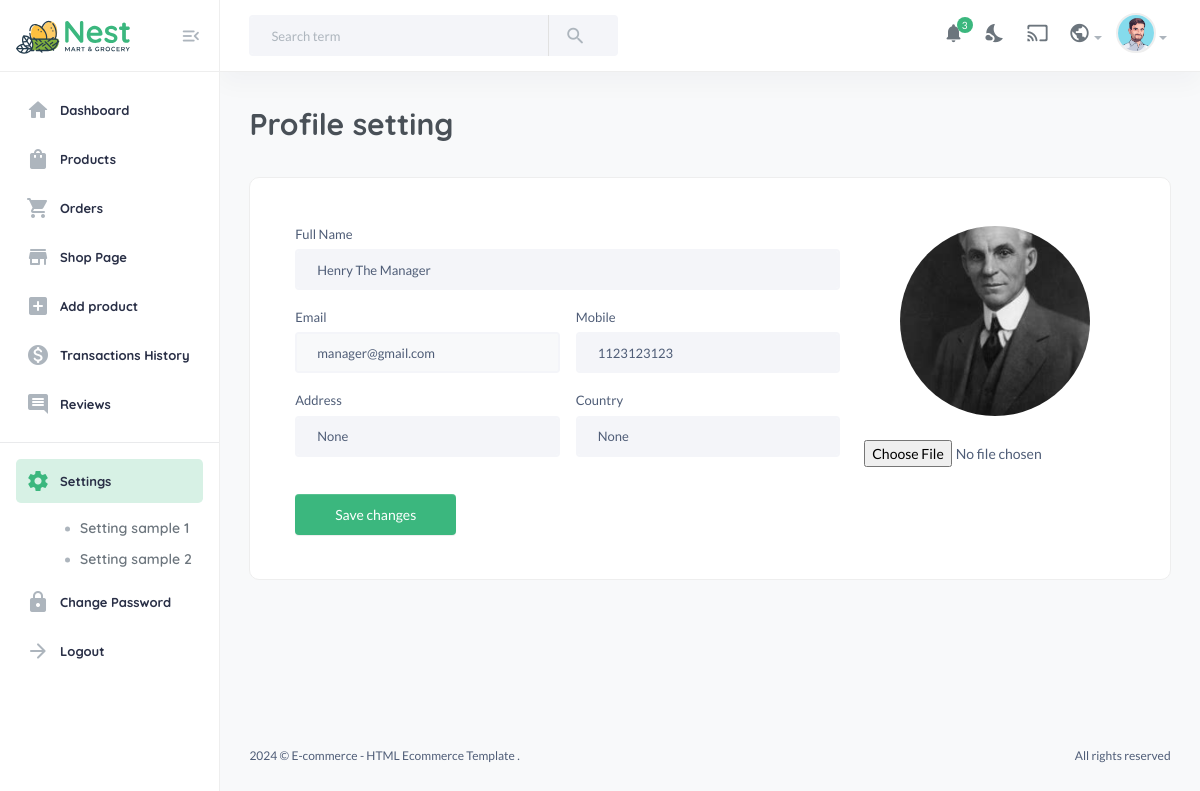
Page /useradmin/settings/ (signed in) on the earlier database version.
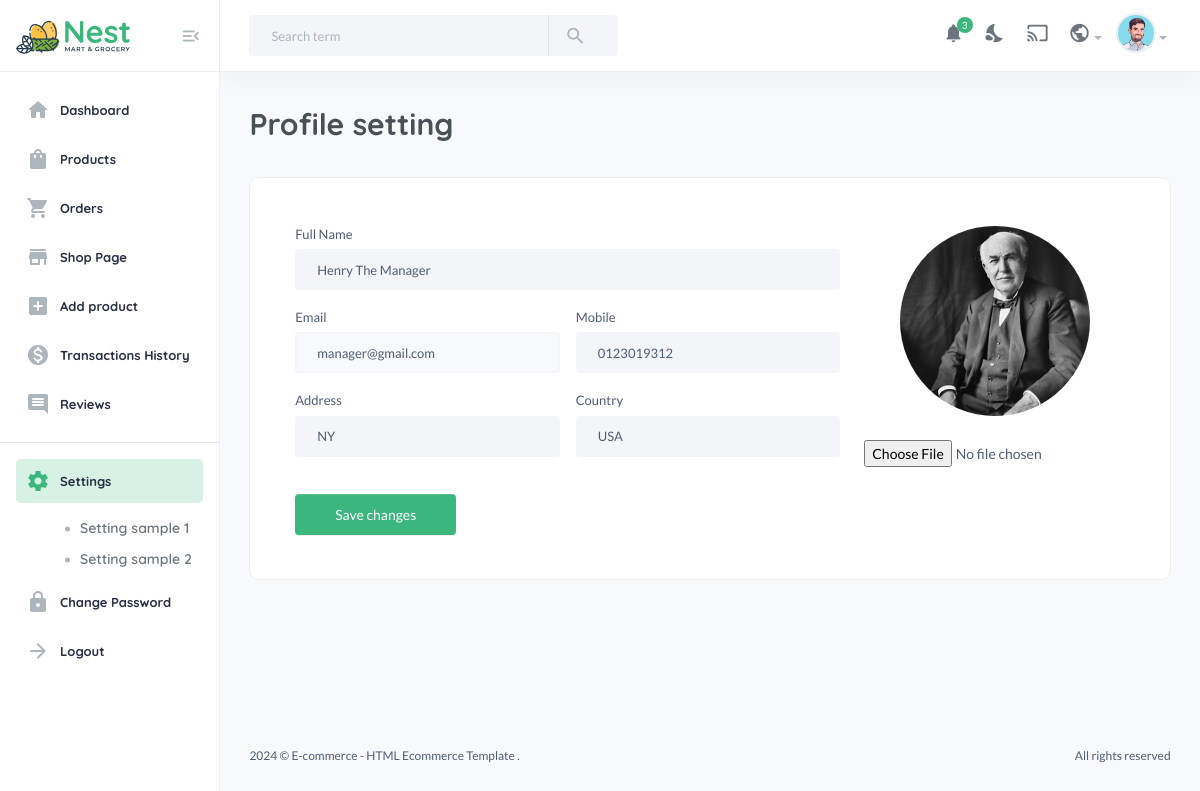
Same page on the later database version.
### userauths/models.py (models this page shows, shortened)
class User(AbstractUser):
    email = models.EmailField(unique=True, null=False)
    username = models.CharField(max_length=255)
    bio = models.CharField(max_length=255)
    USERNAME_FIELD = "email"
    REQUIRED_FIELDS = ['username']

class Profile(models.Model):
    user = models.OneToOneField(User, on_delete=models.CASCADE)
    image = models.ImageField(upload_to="image", default="image/anonymous.webp")
    full_name = models.CharField(max_length=200)
    bio = models.CharField(max_length=200, null=True, blank=True)
    phone = models.CharField(max_length=200)
    verified = models.BooleanField(default=False)
    address = models.CharField(max_length=200, null=True, blank=True)
    country = models.CharField(max_length=200, null=True, blank=True)

### useradmin/decorators.py (the view)
    def wrapper(request, *args, **kwargs):
        if not request.user.is_superuser:
            messages.warning(request, "You are not authorized to access this page.")
            return redirect('userauths:sign-in')
        return view_function(request, *args, **kwargs)

### core/context_processors.py (called while the page is built)
def default(request):
    categories = Category.objects.all()
    vendors = Vendor.objects.all()
    min_max_price = Product.objects.aggregate(Min("price"), Max("price"))
    user_wishlist = []
    if request.user.is_authenticated:
        user_wishlist = [item.product.pid for item in WishList.objects.filter(user=request.user)]
    try:
        address = Address.objects.get(user=request.user)
    except:
        address = None
    return {
        'categories': categories,
        'vendors': vendors,
        'address': address,
        'min_max_price': min_max_price,
        'user_wishlist': user_wishlist,
    }

### useradmin/views.py (called while the page is built, shortened)
@admin_required
def settings(request):
    profile = Profile.objects.get(user=request.user)
    context = {
        "profile": profile,
    }
    return render(request, "useradmin/settings.html", context)

### templates/useradmin/settings.html (shortened to what this page needs)
{% extends 'useradmin/base.html' %}
{% load static %}
{% block content %}
<section class="content-main">
    <div class="content-header">
        <h2 class="content-title">Profile setting</h2>
    </div>
    <div class="card">
        <div class="card-body">
            <div class="row gx-5">
                <div class="col-lg-12">
                    <section class="content-body p-xl-4">
                        <form method="POST" enctype="multipart/form-data">
                            <div class="row">
                                <div class="col-lg-8">
                                    <div class="row gx-3">
                                        <div class="col-12 mb-3">
                                            <label class="form-label">Full Name</label>
                                            <input class="form-control" name="full_name" type="text" value="{{request.user.profile.full_name}}" placeholder="Enter full name" />
                                        </div>
                                        <div class="col-6 mb-3">
                                            <label class="form-label">Email</label>
                                            <input class="form-control bg-light" name="email" value="{{request.user.email}}" readonly type="email" placeholder="Type here" />
                                        </div>
                                        <div class="col-lg-6 mb-3">
                                            <label class="form-label">Mobile</label>
                                            <input class="form-control" name="phone" value="{{request.user.profile.phone}}" type="text" placeholder="+123 456 7890" />
                                        </div>
                                        <div class="col-lg-6 mb-3">
                                            <label class="form-label">Address</label>
                                            <input class="form-control" name="address" value="{{request.user.profile.address}}" type="text" placeholder="Type here" />
                                        </div>
                                        <div class="col-lg-6 mb-3">
                                            <label class="form-label">Country</label>
                                            <input class="form-control" name="country" value="{{request.user.profile.country}}" type="text" placeholder="Type here" />
                                        </div>
                                    </div>
                                </div>
                                <aside class="col-lg-4">
                                    <figure class="text-lg-center">
                                        <img class="img-lg mb-3 img-avatar" src="{{request.user.profile.image.url}}" alt="User Photo" />
                                        <figcaption>
                                            <input type="file" class="form-control-file" name="image" id="">
                                        </figcaption>
                                    </figure>
                                </aside>
                            </div>
                            <br />
                            <button class="btn btn-primary" type="submit">Save changes</button>
                        </form>
                    </section>
                </div>
            </div>
        </div>
    </div>
</section>
{% endblock %}

Differences in the rows shown:
changed through a linked row, User "manager@gmail.com": phone "1123123123" → "0123019312"; address "None" → "NY"; country "None" → "USA"; user.profile.image: a different picture
